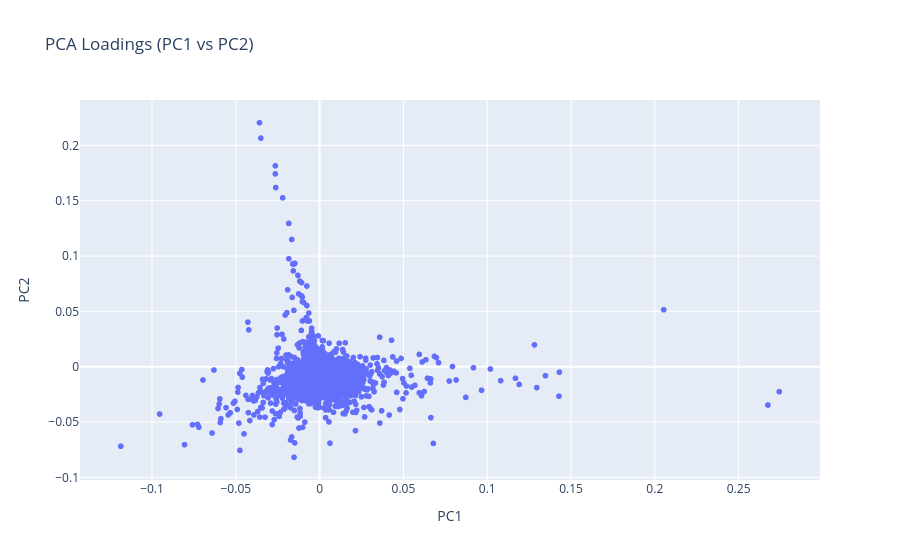

This figure's notebook cell:
### Code cell
# --- loadings scatterplot (PC1 vs PC2) ---

loadings_plot = PC.T.reset_index()
loadings_plot.columns = ['term', 'PC0', 'PC1', 'PC2', 'PC3', 'PC4']

fig = px.scatter(
    loadings_plot,
    x='PC1',
    y='PC2',
    title='PCA Loadings (PC1 vs PC2)',
    hover_name='term'
)

fig.show()

### Figure 1 — Plotly figure (JSON) as saved in the notebook; plotly's stock layout.template omitted (floating-point values rounded to 4 significant figures; data arrays with more than 128 entries replaced by an {"elided": "..."} marker saying what was removed)
{"data": [{"hovertemplate": "<b>%{hovertext}</b><br><br>PC1=%{x}<br>PC2=%{y}<extra></extra>", "hovertext": {"elided": "10400 str values"}, "legendgroup": "", "marker": {"color": "#636efa", "symbol": "circle"}, "mode": "markers", "name": "", "showlegend": false, "type": "scattergl", "x": {"elided": "10400 float values"}, "xaxis": "x", "y": {"elided": "10400 float values"}, "yaxis": "y"}], "layout": {"legend": {"tracegroupgap": 0}, "title": {"text": "PCA Loadings (PC1 vs PC2)"}, "xaxis": {"anchor": "y", "domain": [0, 1], "title": {"text": "PC1"}}, "yaxis": {"anchor": "x", "domain": [0, 1], "title": {"text": "PC2"}}}}
